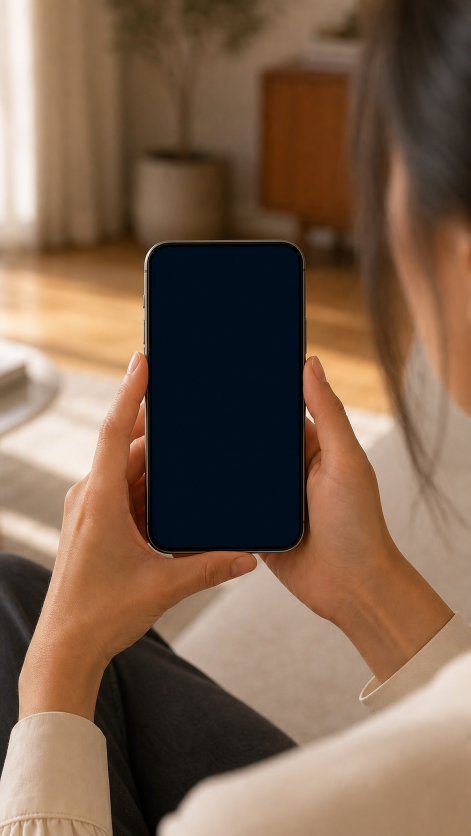
#> input picture marketing/instagram/video-02-ecommerce-product-page-v1/assets/customer-phone-base.png, 941 x 1672 px, given in place of try-instant-fit-logo-white-source.png, which was not available (shown at 1/2 size); the run also reads 1 picture not shown here
$ python build_frames.py
#> lines starting #> are read from the running program, lines starting #| are printed output that depends on the picture; after the words box and inside, x2 and y2 are one past the last pixel; in counts of white or black regions, pixels touching at a corner belong together; pictures that were not available may be replaced by others from this repository, and a replacement may not be noted
from pathlib import Path
from PIL import Image, ImageDraw, ImageFont, ImageFilter

ROOT = Path(__file__).resolve().parent
ASSETS = ROOT / "assets"
OUT = ROOT / "frames"
W, H = 690, 1382
NAVY = (4, 20, 54)
INK = (23, 27, 37)
MUTED = (102, 108, 122)
CYAN = (26, 196, 224)
PURPLE = (73, 82, 255)
BG = (248, 246, 243)


def font(size, bold=False):
    name = "seguisb.ttf" if bold else "segoeui.ttf"
    return ImageFont.truetype(str(Path("C:/Windows/Fonts") / name), size)


def fit(im, box, contain=True):
    x0, y0, x1, y1 = box
    iw, ih = im.size
    scale = min((x1-x0)/iw, (y1-y0)/ih) if contain else max((x1-x0)/iw, (y1-y0)/ih)
    nw, nh = int(iw*scale), int(ih*scale)
    r = im.resize((nw, nh), Image.Resampling.LANCZOS)
    canvas = Image.new("RGB", (x1-x0, y1-y0), "white")
    canvas.paste(r, ((canvas.width-nw)//2, (canvas.height-nh)//2))
    return canvas


def button(draw, box, label, gradient=False, fill=(20, 23, 31), outline=None):
    x0,y0,x1,y1=box
    if gradient:
        layer=Image.new("RGB",(x1-x0,y1-y0))
        p=layer.load()
        for x in range(layer.width):
            t=x/max(1,layer.width-1)
            c=tuple(int(PURPLE[i]*(1-t)+CYAN[i]*t) for i in range(3))
            for y in range(layer.height): p[x,y]=c
        mask=Image.new("L",layer.size,0); ImageDraw.Draw(mask).rounded_rectangle((0,0,*layer.size),radius=18,fill=255)
        draw._image.paste(layer,(x0,y0),mask)
    else:
        draw.rounded_rectangle(box, radius=18, fill=fill, outline=outline, width=2 if outline else 1)
    f=font(25,True); b=draw.textbbox((0,0),label,font=f)
    draw.text(((x0+x1-b[2])/2,(y0+y1-b[3])/2-2),label,font=f,fill="white" if fill!=(255,255,255) or gradient else INK)


def product_photo(box, result=True):
    p = ASSETS / ("mauve-dress-result.png" if result else "customer-upload-photo.png")
    return fit(Image.open(p).convert("RGB"), box)


def brand_header(im, title="AURELIA"):
    d=ImageDraw.Draw(im); d.rectangle((0,0,W,116),fill="white")
    d.text((42,34),title,font=font(38,True),fill=INK)
    d.line((42,92,648,92),fill=(225,225,228),width=2)
    d.ellipse((600,35,634,69),outline=INK,width=3)


def tif_header(im):
    d=ImageDraw.Draw(im)
    d.rectangle((0,0,W,H),fill=NAVY)
    logo=Image.open(ASSETS/"try-instant-fit-logo-white.png").convert("RGBA")
    logo.thumbnail((355,105),Image.Resampling.LANCZOS)
    im.paste(logo,((W-logo.width)//2,40),logo)


def product_strip(im, y=172):
    d=ImageDraw.Draw(im)
    im.paste(product_photo((38,y,175,y+210)),(38,y))
    d.text((200,y+8),"Mauve Wrap Maxi Dress",font=font(31,True),fill=INK)
    d.text((200,y+55),"Modest Western Collection",font=font(23),fill=MUTED)
    d.text((200,y+98),"$129",font=font(29,True),fill=INK)


def frame_online():
    im=Image.new("RGB",(W,H),BG); brand_header(im)
    d=ImageDraw.Draw(im)
    d.text((42,145),"NEW SEASON",font=font(24,True),fill=(132,91,102))
    d.text((42,190),"Refined modest dressing",font=font(43,True),fill=INK)
    d.text((42,248),"Designed for modern everyday elegance.",font=font(25),fill=MUTED)
    hero=product_photo((42,330,648,1040)); im.paste(hero,(42,330))
    button(d,(42,1080,648,1160),"SHOP THE COLLECTION",fill=INK)
    return im


def frame_listing(selected=False):
    im=Image.new("RGB",(W,H),BG); brand_header(im)
    d=ImageDraw.Draw(im); d.text((42,135),"MODEST DRESSES",font=font(34,True),fill=INK)
    cards=[(42,205,330,715),(360,205,648,715),(42,750,330,1260),(360,750,648,1260)]
    colors=[(233,221,216),(229,225,218),(220,226,232),(230,219,227)]
    for i,b in enumerate(cards):
        d.rounded_rectangle(b,radius=12,fill="white",outline=(218,218,220),width=2)
        if i==0: im.paste(product_photo((b[0]+10,b[1]+10,b[2]-10,b[3]-115)),(b[0]+10,b[1]+10))
        else:
            d.rectangle((b[0]+10,b[1]+10,b[2]-10,b[3]-115),fill=colors[i])
            d.rounded_rectangle((b[0]+75,b[1]+80,b[2]-75,b[3]-155),radius=55,fill=(185-i*12,157+i*10,166+i*7))
        name="Mauve Wrap Maxi Dress" if i==0 else ["Stone Pleated Midi","Navy Column Dress","Rose Belted Dress"][i-1]
        d.text((b[0]+14,b[3]-95),name,font=font(20,True),fill=INK)
        d.text((b[0]+14,b[3]-58),"$129" if i==0 else "$118",font=font(21),fill=MUTED)
    if selected: d.rounded_rectangle((35,198,337,722),radius=16,outline=CYAN,width=7)
    return im


def frame_product(tap=False):
    im=Image.new("RGB",(W,H),BG); brand_header(im)
    d=ImageDraw.Draw(im); photo=product_photo((42,135,648,770)); im.paste(photo,(42,135))
    d.text((42,805),"Mauve Wrap Maxi Dress",font=font(37,True),fill=INK)
    d.text((42,860),"$129",font=font(31,True),fill=INK)
    d.text((42,910),"Long sleeves · Ankle length · Soft drape",font=font(22),fill=MUTED)
    d.text((42,960),"SELECT SIZE",font=font(20,True),fill=INK)
    for i,s in enumerate(["XS","S","M","L","XL"]):
        x=42+i*84; d.rounded_rectangle((x,995,x+66,1057),radius=12,fill="white",outline=(170,173,181),width=2); d.text((x+18,1011),s,font=font(21,True),fill=INK)
    button(d,(42,1090,648,1170),"TRY IT ON WITH TRY INSTANT FIT",gradient=True)
    button(d,(42,1190,648,1270),"ADD TO BAG",fill=INK)
    if tap:
        d.ellipse((574,1080,660,1180),outline=CYAN,width=6); d.ellipse((585,1091,649,1169),outline=(108,228,240),width=3)
    return im


def frame_redirect():
    im=Image.new("RGB",(W,H),NAVY); d=ImageDraw.Draw(im)
    d.rounded_rectangle((30,25,660,104),radius=28,fill=(245,246,249)); d.text((68,47),"tryinstantfit.com/try/aurelia",font=font(24),fill=INK)
    logo=Image.open(ASSETS/"try-instant-fit-logo.png").convert("RGBA"); logo.thumbnail((360,110)); im.paste(logo,((W-logo.width)//2,260),logo)
    d.arc((288,485,402,599),0,290,fill=CYAN,width=11)
    d.text((196,640),"Opening Try Instant Fit…",font=font(31,True),fill="white")
    d.text((220,690),"Mauve Wrap Maxi Dress",font=font(23),fill=(190,205,227))
    return im


def tif_card(mode):
    im=Image.new("RGB",(W,H),NAVY); tif_header(im); d=ImageDraw.Draw(im)
    if mode=="processing":
        d.arc((275,475,415,615),0,285,fill=CYAN,width=13)
        d.text((170,650),"Generating your try-on…",font=font(33,True),fill="white")
        d.text((210,708),"This usually takes 5–15 seconds.",font=font(22),fill=(210,219,236)); return im
    d.rounded_rectangle((28,150,662,1308),radius=30,fill="white")
    product_strip(im,178)
    d.text((190,408),"2 TRIES LEFT ON YOUR CODE",font=font(19,True),fill=(55,66,88))
    if mode=="add":
        d.text((225,505),"Add Your Photo",font=font(39,True),fill=INK)
        d.text((90,570),"Stand against a plain background, full body,",font=font(23),fill=MUTED)
        d.text((172,606),"facing forward for best results.",font=font(23),fill=MUTED)
        button(d,(70,715,320,845),"TAKE PHOTO",fill=(255,255,255),outline=(195,200,211))
        button(d,(370,715,620,845),"UPLOAD",gradient=True)
    else:
        title="Your Photo" if mode in ("uploaded","tap") else "Your Result"
        d.text((62,462),title,font=font(31,True),fill=INK)
        pic=product_photo((135,515,555,1110),result=mode in ("result","share","buy")); im.paste(pic,(135,515))
        if mode in ("uploaded","tap"):
            button(d,(62,1150,628,1235),"TRY IT ON",gradient=True)
            if mode=="tap": d.ellipse((525,1135,647,1255),outline=CYAN,width=7)
        elif mode=="result":
            button(d,(62,1135,290,1225),"SHARE",gradient=True); button(d,(310,1135,628,1225),"BUY THIS DRESS",fill=INK)
        elif mode=="share":
            button(d,(62,1135,290,1225),"SHARE",gradient=True); button(d,(310,1135,628,1225),"BUY THIS DRESS",fill=INK)
            d.rounded_rectangle((55,940,350,1135),radius=18,fill=(250,250,252),outline=(205,210,220),width=2)
            d.text((80,965),"Share result",font=font(24,True),fill=INK)
            d.ellipse((78,1018,126,1066),fill=(37,211,102)); d.text((140,1023),"WhatsApp",font=font(25,True),fill=INK)
            d.line((80,1087,320,1087),fill=(220,222,228),width=2); d.text((140,1093),"Copy link",font=font(23),fill=MUTED)
        elif mode=="buy":
            button(d,(62,1135,290,1225),"SHARE",gradient=True); button(d,(310,1135,628,1225),"BUY THIS DRESS",fill=INK)
            d.ellipse((498,1118,650,1260),outline=CYAN,width=7)
    return im


def whatsapp():
    im=Image.new("RGB",(W,H),(235,229,220)); d=ImageDraw.Draw(im)
    d.rectangle((0,0,W,130),fill=(20,102,88)); d.ellipse((35,30,105,100),fill=(198,210,208)); d.text((130,38),"Sara",font=font(34,True),fill="white"); d.text((130,80),"online",font=font(20),fill=(214,239,233))
    d.rounded_rectangle((175,175,650,900),radius=24,fill=(220,248,211))
    pic=product_photo((205,205,620,760)); im.paste(pic,(205,205))
    d.text((205,790),"How does this look on me?",font=font(25),fill=INK)
    d.text((565,850),"10:42",font=font(18),fill=MUTED)
    d.rounded_rectangle((35,950,490,1050),radius=22,fill="white"); d.text((65,980),"It looks perfect — get it!",font=font(25),fill=INK)
    d.rounded_rectangle((25,1260,665,1350),radius=28,fill="white"); d.text((65,1285),"Message",font=font(24),fill=(145,150,160)); d.ellipse((590,1270,650,1330),fill=(20,102,88))
    return im


def checkout():
    im=Image.new("RGB",(W,H),BG); brand_header(im); d=ImageDraw.Draw(im)
    d.text((42,145),"CHECKOUT",font=font(36,True),fill=INK)
    im.paste(product_photo((42,215,290,650)),(42,215)); d.text((320,235),"Mauve Wrap",font=font(29,True),fill=INK); d.text((320,275),"Maxi Dress",font=font(29,True),fill=INK); d.text((320,330),"Size M",font=font(24),fill=MUTED); d.text((320,375),"$129",font=font(27,True),fill=INK)
    d.line((42,700,648,700),fill=(210,212,217),width=2); d.text((42,740),"Delivery",font=font(27,True),fill=INK); d.text((42,790),"Standard · 3–5 business days",font=font(23),fill=MUTED)
    d.line((42,860,648,860),fill=(210,212,217),width=2); d.text((42,900),"Total",font=font(28,True),fill=INK); d.text((555,900),"$129",font=font(28,True),fill=INK)
    button(d,(42,1010,648,1100),"COMPLETE PURCHASE",fill=INK)
    d.rounded_rectangle((175,1140,515,1210),radius=22,fill=(229,247,238)); d.text((217,1157),"✓  Ready to purchase",font=font(24,True),fill=(26,115,75))
    return im


def cta():
    im=Image.new("RGB",(W,H),NAVY); d=ImageDraw.Draw(im)
    logo=Image.open(ASSETS/"try-instant-fit-logo-white.png").convert("RGBA"); logo.thumbnail((410,135)); im.paste(logo,((W-logo.width)//2,300),logo)
    d.text((115,580),"Add virtual try-on",font=font(47,True),fill="white")
    d.text((142,650),"to your website.",font=font(47,True),fill=CYAN)
    d.rounded_rectangle((170,780,520,870),radius=24,fill=(255,255,255)); d.text((238,804),"GET STARTED",font=font(27,True),fill=NAVY)
    return im


def prepare_white_logo():
    src=Image.open(ASSETS/"try-instant-fit-logo-white-source.png").convert("RGBA")
    px=src.load()
    for y in range(src.height):
        for x in range(src.width):
            r,g,b,a=px[x,y]
            # Remove the solid black preview background while preserving white lettering.
            lum=max(r,g,b)
            alpha=0 if lum < 18 else min(255, max(a, (lum-18)*8))
            px[x,y]=(r,g,b,alpha)
    src.save(ASSETS/"try-instant-fit-logo-white.png")


def real_discovery_frame():
    src=Image.open(ASSETS/"real-customer-phone.jpg").convert("RGB")
    # Vertical editorial crop around the genuine photographed customer and phone.
    iw,ih=src.size; crop_w=int(ih*9/16); left=max(0,min(iw-crop_w,int(iw*.47)))
    src=src.crop((left,0,left+crop_w,ih)).resize((1080,1920),Image.Resampling.LANCZOS)
    # Privacy blur on the photographed face.
    box=(445,500,825,910)
    face=src.crop(box).filter(ImageFilter.GaussianBlur(30))
    mask=Image.new("L",face.size,0); ImageDraw.Draw(mask).ellipse((20,15,face.width-20,face.height-15),fill=255)
    mask=mask.filter(ImageFilter.GaussianBlur(22))
    src.paste(face,(box[0],box[1]),mask)
    return src


def composite(screen, outname):
    # Authentic screen-recording presentation: no generated hands, fake phone, or floating UI.
    screen.resize((1080,1920),Image.Resampling.LANCZOS).save(OUT/outname)


def main():
    OUT.mkdir(parents=True,exist_ok=True)
    prepare_white_logo()
    screens=[
        (frame_online(),"01-online-fashion-discovery.png"),
        (frame_listing(),"02-product-listing.png"),
        (frame_listing(True),"03-select-mauve-dress.png"),
        (frame_product(),"04-brand-product-page.png"),
        (frame_product(True),"05-tap-try-instant-fit.png"),
        (frame_redirect(),"06-redirect-to-try-instant-fit.png"),
        (tif_card("add"),"07-real-add-photo.png"),
        (tif_card("uploaded"),"08-real-uploaded-photo.png"),
        (tif_card("tap"),"09-real-start-try-on.png"),
        (tif_card("processing"),"10-real-processing.png"),
        (tif_card("result"),"11-real-virtual-result.png"),
        (tif_card("share"),"12-share-dropdown-whatsapp.png"),
        (whatsapp(),"13-whatsapp-friend-recommendation.png"),
        (tif_card("buy"),"14-tap-buy-this-dress.png"),
        (checkout(),"15-return-brand-checkout.png"),
    ]
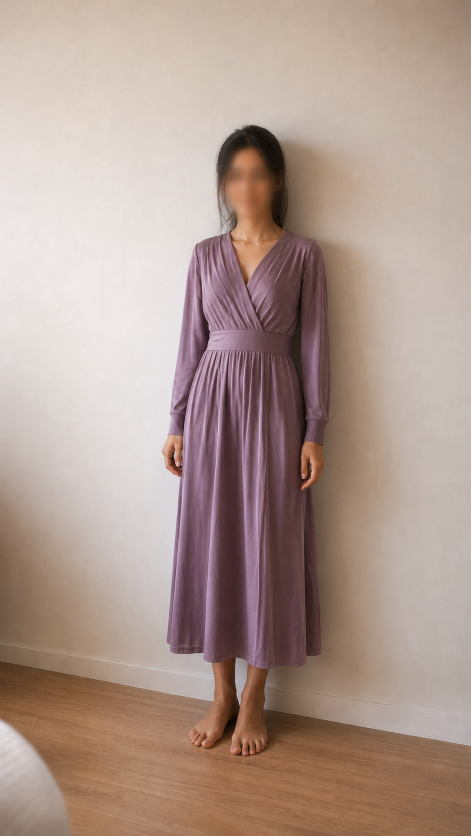
#> input picture marketing/instagram/video-02-ecommerce-product-page-v1/assets/mauve-dress-result.png, 941 x 1672 px (shown at 1/2 size)
#> in fit, `x0, y0, x1, y1 = box`: x0 = 42; y0 = 330; x1 = 648; y1 = 1040
#> in fit, `scale = min((x1-x0)/iw, (y1-y0)/ih) if contain else max((x1-x0)/iw, (y..`: scale = 0.425
#> in fit, `nw, nh = int(iw*scale), int(ih*scale)`: nw = 399; nh = 710
#> in fit, `canvas = Image.new("RGB", (x1-x0, y1-y0), "white")`: canvas: PIL image 606x710 RGB; every value is 255
#> in fit (call 2), `canvas = Image.new("RGB", (x1-x0, y1-y0), "white")`: canvas: PIL image 268x385 RGB; every value is 255
#> in fit (call 4), `canvas = Image.new("RGB", (x1-x0, y1-y0), "white")`: canvas: PIL image 606x635 RGB; every value is 255
#> call 2 of button, with box = (42, 1090, 648, 1170), label = 'TRY IT ON WITH TRY INSTANT FIT', gradient = True, fill = (20, 23, 31)
#> in button (call 2), `layer=Image.new("RGB",(x1-x0,y1-y0))`: layer: PIL image 606x80 RGB; every value is 0
#> in button (call 2), `mask = Image.new('L', layer.size, 0)`: mask: PIL image 606x80 L; every value is 0
#> in button (call 2), `ImageDraw.Draw(mask).rounded_rectangle((0, 0, *layer.size), radius=18,`:
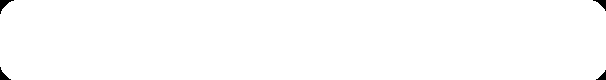
#> mask: PIL image 606x80 L; 99.5% white; 4 black regions, box (x1, y1, x2, y2) and area: (0, 0, 14, 14) 74, (593, 0, 606, 11) 60, (0, 67, 11, 80) 60, (596, 70, 606, 80) 47
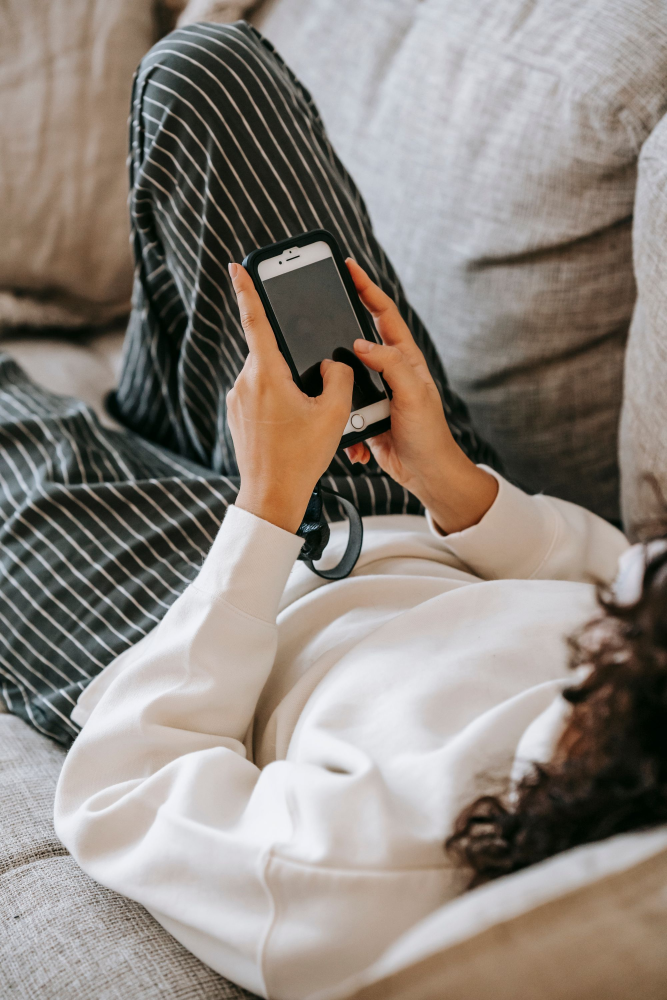
#> input picture marketing/instagram/video-02-ecommerce-product-page-v1/assets/real-phone-closeup.jpg, 2000 x 3000 px, given in place of try-instant-fit-logo.png, which was not available (shown at 1/3 size)
#> in product_strip, `d=ImageDraw.Draw(im)`:
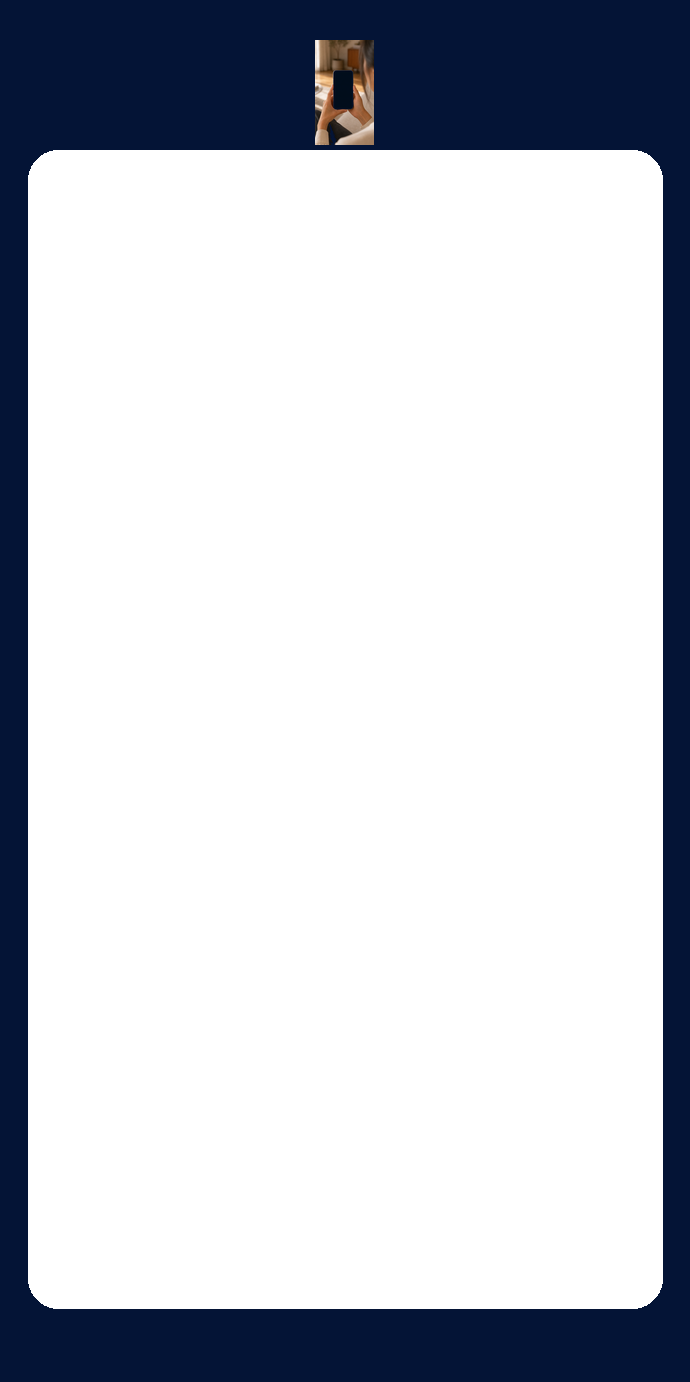
#> im: PIL image 690x1382 RGB; mean R, G, B 198.3, 201.7, 209.1
#> in fit (call 6), `canvas = Image.new("RGB", (x1-x0, y1-y0), "white")`: canvas: PIL image 137x210 RGB; every value is 255
#> in button (call 7), `layer=Image.new("RGB",(x1-x0,y1-y0))`: layer: PIL image 250x130 RGB; every value is 0
#> in button (call 7), `mask = Image.new('L', layer.size, 0)`: mask: PIL image 250x130 L; every value is 0
#> in button (call 7), `ImageDraw.Draw(mask).rounded_rectangle((0, 0, *layer.size), radius=18,`: mask: PIL image 250x130 L; 99.3% white; 4 black regions, box (x1, y1, x2, y2) and area: (0, 0, 14, 14) 74, (237, 0, 250, 11) 60, (0, 117, 11, 130) 60, (240, 120, 250, 130) 47
#> call 2 of tif_card, with mode = 'uploaded'
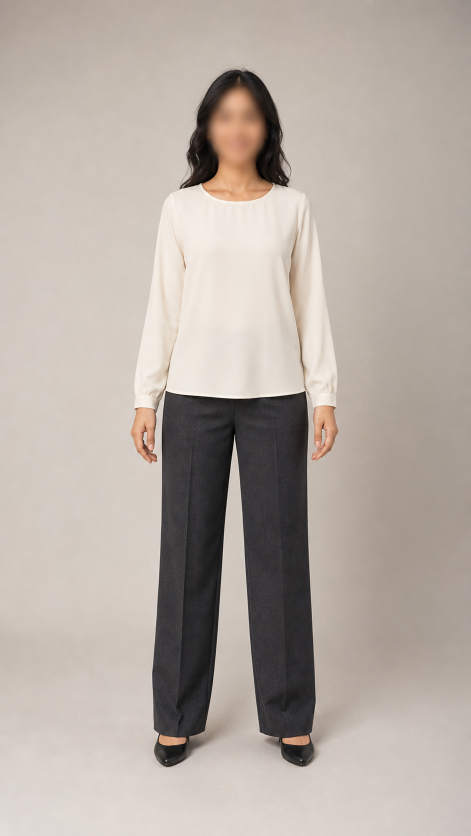
#> input picture marketing/instagram/video-02-ecommerce-product-page-v1/assets/customer-upload-photo.png, 941 x 1672 px (shown at 1/2 size)
#> in fit (call 8), `x0, y0, x1, y1 = box`: x0 = 135; y0 = 515; x1 = 555; y1 = 1110
#> in fit (call 8), `scale = min((x1-x0)/iw, (y1-y0)/ih) if contain else max((x1-x0)/iw, (y..`: scale = 0.356
#> in fit (call 8), `nw, nh = int(iw*scale), int(ih*scale)`: nw = 334; nh = 595
#> in fit (call 8), `canvas = Image.new("RGB", (x1-x0, y1-y0), "white")`: canvas: PIL image 420x595 RGB; every value is 255
#> in fit (call 8), `canvas.paste(r, ((canvas.width-nw)//2, (canvas.height-nh)//2))`:
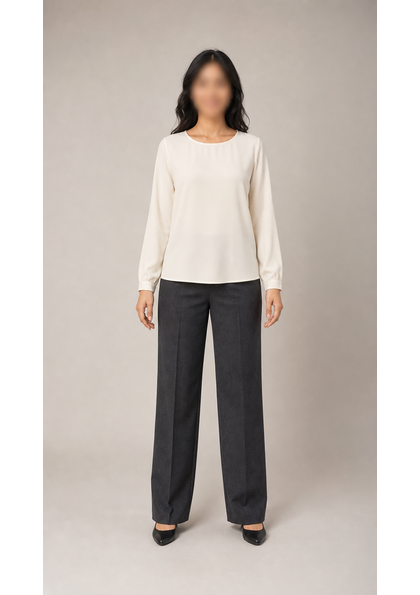
#> canvas: PIL image 420x595 RGB; mean R, G, B 196.4, 188.5, 182.5
#> in tif_card (call 2), `im.paste(pic, (135, 515))`:
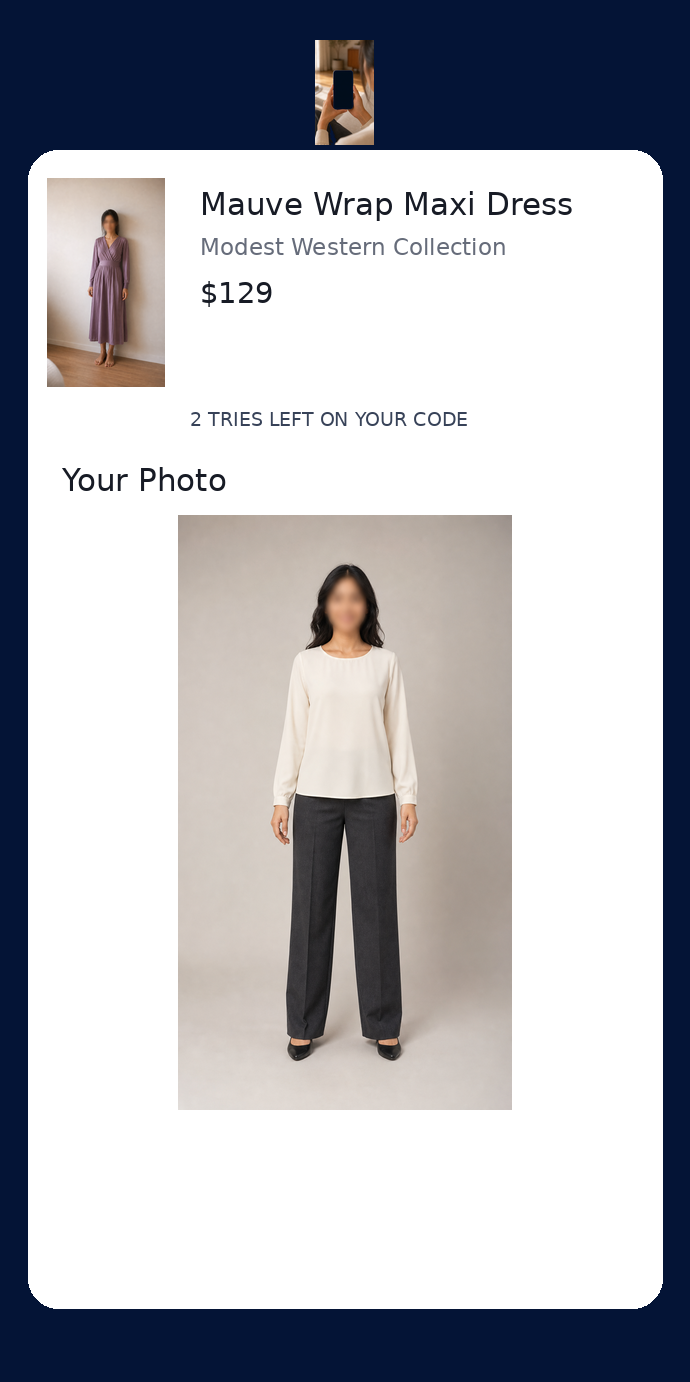
#> im: PIL image 690x1382 RGB; mean R, G, B 179.4, 180.2, 185.9
#> in button (call 8), `layer=Image.new("RGB",(x1-x0,y1-y0))`: layer: PIL image 566x85 RGB; every value is 0
#> in button (call 8), `mask = Image.new('L', layer.size, 0)`: mask: PIL image 566x85 L; every value is 0
    # Frame 1 uses an untouched real lifestyle photograph instead of a generated person.
    real_discovery_frame().save(OUT/"01-online-fashion-discovery.png")
    for screen,name in screens[1:]: composite(screen,name)
    cta().resize((1080,1920),Image.Resampling.LANCZOS).save(OUT/"16-brand-cta.png")
    print(f"Created {len(screens)+1} frames in {OUT}")


if __name__=="__main__": main()
